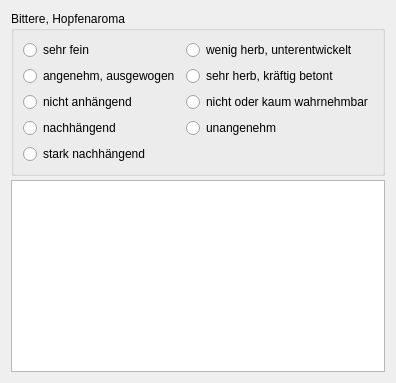
          <widget class="QWidget" name="tab_9">
           <attribute name="title">
            <string>Nachtrunk</string>
           </attribute>
           <layout class="QVBoxLayout" name="verticalLayout_119">
            <property name="spacing">
             <number>4</number>
            </property>
            <item>
             <widget class="QGroupBox" name="groupBox_44">
              <property name="title">
               <string>Bittere, Hopfenaroma</string>
              </property>
              <layout class="QGridLayout" name="gridLayout_4">
               <item row="4" column="0">
                <widget class="QRadioButton" name="rbNachtrunk_3">
                 <property name="text">
                  <string>nachhängend</string>
                 </property>
                </widget>
               </item>
               <item row="2" column="1">
                <widget class="QRadioButton" name="rbNachtrunk_6">
                 <property name="text">
                  <string>sehr herb, kräftig betont</string>
                 </property>
                </widget>
               </item>
               <item row="3" column="1">
                <widget class="QRadioButton" name="rbNachtrunk_7">
                 <property name="text">
                  <string>nicht oder kaum wahrnehmbar</string>
                 </property>
                </widget>
               </item>
               <item row="0" column="1">
                <widget class="QRadioButton" name="rbNachtrunk_5">
                 <property name="text">
                  <string>wenig herb, unterentwickelt</string>
                 </property>
                </widget>
               </item>
               <item row="5" column="0">
                <widget class="QRadioButton" name="rbNachtrunk_4">
                 <property name="text">
                  <string>stark nachhängend</string>
                 </property>
                </widget>
               </item>
               <item row="2" column="0">
                <widget class="QRadioButton" name="rbNachtrunk_1">
                 <property name="text">
                  <string>angenehm, ausgewogen</string>
                 </property>
                </widget>
               </item>
               <item row="4" column="1">
                <widget class="QRadioButton" name="rbNachtrunk_8">
                 <property name="text">
                  <string>unangenehm</string>
                 </property>
                </widget>
               </item>
               <item row="3" column="0">
                <widget class="QRadioButton" name="rbNachtrunk_2">
                 <property name="text">
                  <string>nicht anhängend</string>
                 </property>
                </widget>
               </item>
               <item row="0" column="0">
                <widget class="QRadioButton" name="rbNachtrunk_0">
                 <property name="text">
                  <string>sehr fein</string>
                 </property>
                </widget>
               </item>
              </layout>
             </widget>
            </item>
            <item>
             <widget class="QTextEdit" name="tbNachtrunk">
              <property name="minimumSize">
               <size>
                <width>0</width>
                <height>20</height>
               </size>
              </property>
              <property name="toolTip">
               <string>&lt;html&gt;&lt;head/&gt;&lt;body&gt;&lt;p&gt;Hier ist Platz für frei formulierte &lt;span style=&quot; font-weight:600;&quot;&gt;Ausführungen&lt;/span&gt; zum Nachtrunk.&lt;/p&gt;&lt;p&gt;Unter Nachtrunk wird der sogenannte Abgang und der bleibende Nachgeschmack verstanden.&lt;/p&gt;&lt;p&gt;Den Nachtrunk empfindet man nach dem Absetzen des Glases, wen sich nach dem ersten kritischen Schluck die Bittere bemerkbar macht. Ein mehr oder weniger feiner oder starker bitterer Geschmack breitet sich nun besonders im Hintergaumen aus.&lt;/p&gt;&lt;p&gt;Er ist der Geschmackseindruck, der am längsten bleibt. Er darf auf keinen Fall „nachhängen“, kratzig, gallig oder hefig wirken. Bei allen Bieren sollte die Bittere zumindest kurz auf dem Gaumen spürbar sein, sie darf aber auch nicht zu stark nachhängen, wenn man zwei-, dreimal schlucken muss. &lt;/p&gt;&lt;/body&gt;&lt;/html&gt;</string>
              </property>
             </widget>
            </item>
           </layout>
          </widget>
